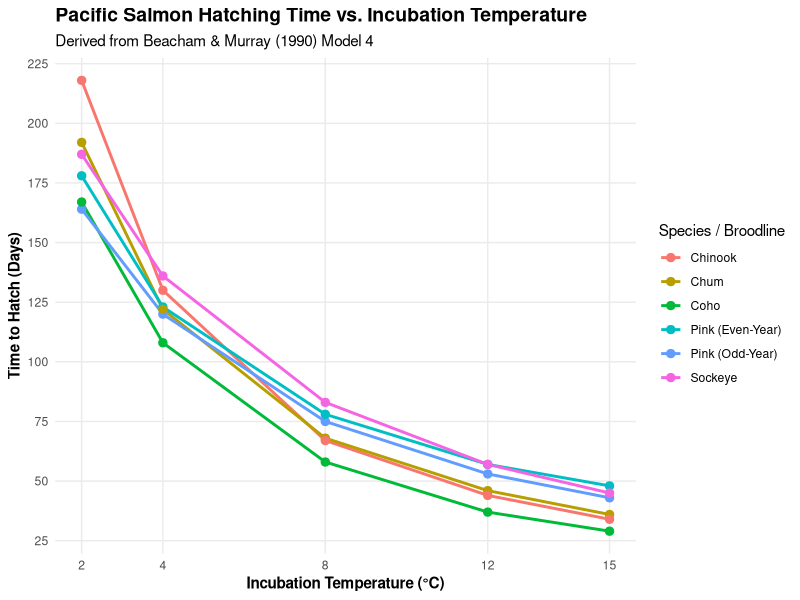

Here is the R script that generated this plot:
# -------------------------------------------------------------------------
# Beacham, T. D., & Murray, C. B. (1990). Temperature, egg size, and development of embryos and alevins of five species of 
# Pacific salmon: a comparative analysis. Transactions of the American Fisheries Society, 119(6), 927–945.
# Beacham and Murray 1990: Pacific salmon hatching time vs incubation temperature
# Model 4: log_e(D) = log_e(a) + b * log_e(T - c)
# -------------------------------------------------------------------------

# Install packages
library(ggplot2)

# 1. Define the species-specific parameters from Table A.2
# Note: Sockeye 'b' and 'c' parameters are swapped here to correct the 
# typo in the original publication text.
params <- data.frame(
  species = c("Pink (Odd-Year)", "Pink (Even-Year)", "Chum", 
              "Chinook", "Coho", "Sockeye"),
  curve_id = c("pink_odd_hatch", "pink_even_hatch", "chum_hatch", 
               "chinook_hatch", "coho_hatch", "sockeye_hatch"),
  log_a = c(7.962, 6.375, 7.049, 7.192, 7.889, 8.734),
  b = c(-1.382, -0.885, -1.209, -1.292, -1.536, -1.589),
  c = c(-5.942, -1.850, -2.407, -2.056, -4.085, -7.067)
)

# 2. Define the evaluation temperatures (in degrees Celsius)
temps <- c(2, 4, 8, 12, 15)

# 3. Create an empty list to store the generated data rows
results <- list()

# 4. Iterate through each species and temperature to calculate hatching time
for (i in 1:nrow(params)) {
  for (t in temps) {
    
    # Calculate hatching time (D)
    # The math transforms the log equation: D = exp(log_a + b * log(T - c))
    D <- exp(params$log_a[i] + params$b[i] * log(t - params$c[i]))
    
    # Round to the nearest whole day
    D_rounded <- round(D)
    
    # Append the formatted row to the results list
    results[[length(results) + 1]] <- data.frame(
      curve.id = params$curve_id[i],
      stressor.label = "water_temperature",
      stressor.x = t,
      units.x = "degC",
      response.label = "hatching_time",
      response.y = D_rounded,
      units.y = "days",
      stressor.value = params$species[i]
    )
  }
}

# 5. Combine the list of rows into a single data frame
final_csv_data <- do.call(rbind, results)

# 6. Display the final dataset in the console
print(final_csv_data)

# 7. Export directly to a CSV file in your working directory
write.csv(final_csv_data, "beacham_murray_1990_hatching_time.csv", row.names = FALSE)

# 8. Generate the plot mapping temperature to hatching time, colored by species
hatching_plot <- ggplot(final_csv_data, aes(x = stressor.x, y = response.y, 
                                            color = stressor.value, group = curve.id)) +
  geom_line(linewidth = 1) +
  geom_point(size = 2.5) +
  scale_x_continuous(breaks = temps) + 
  scale_y_continuous(breaks = seq(0, 250, by = 25)) +
  labs(
    title = "Pacific Salmon Hatching Time vs. Incubation Temperature",
    subtitle = "Derived from Beacham & Murray (1990) Model 4",
    x = "Incubation Temperature (°C)",
    y = "Time to Hatch (Days)",
    color = "Species / Broodline"
  ) +
  theme_minimal() +
  theme(
    plot.title = element_text(face = "bold", size = 14),
    axis.title = element_text(face = "bold"),
    legend.position = "right",
    panel.grid.minor = element_blank()
  )

# Display the plot
print(hatching_plot)
